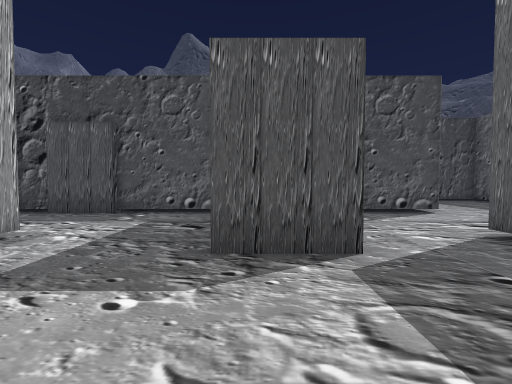
View 1 (above)

22 first-person views from a walk through a Unity game level. The camera is 1.5 m above the floor, tilts 2° down and sees 90° across. The floor is counted in squares, 2 m on a side. Each view is taken from the middle of a square. On the plan, view 1 faces up. The plan holds only what a view shows up to about 9 squares ahead; the rest is blank. The place goes on beyond the plan. The player character is not drawn. Some surface patterns are stand-ins.

View 2
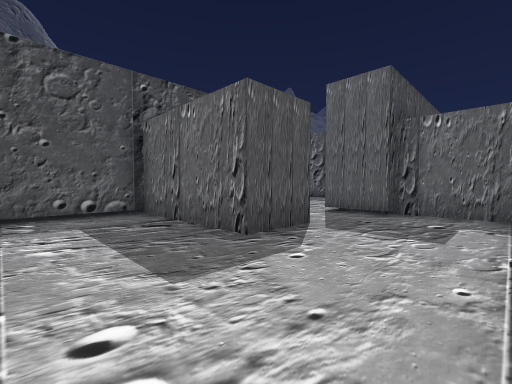

View 3
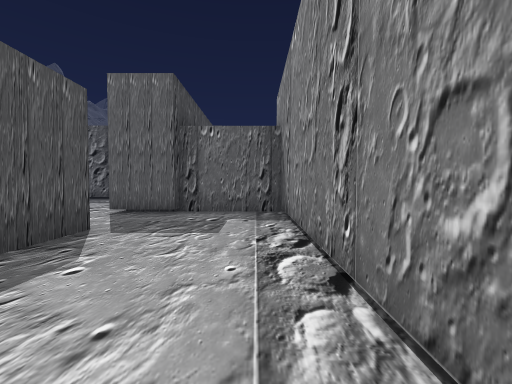

View 4
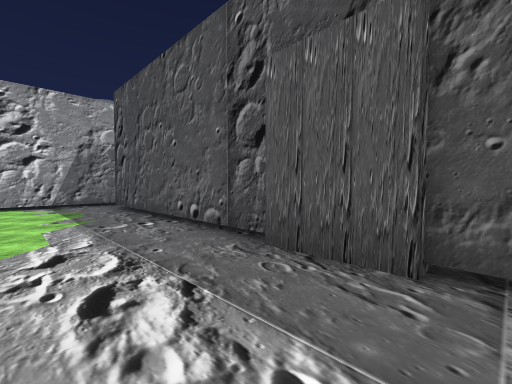

View 5
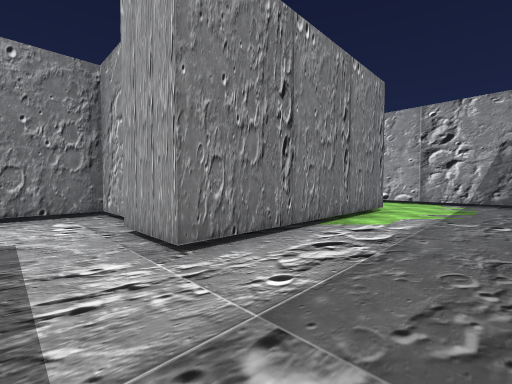

View 6
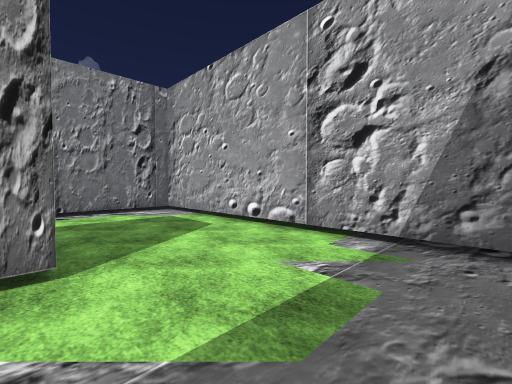

View 7
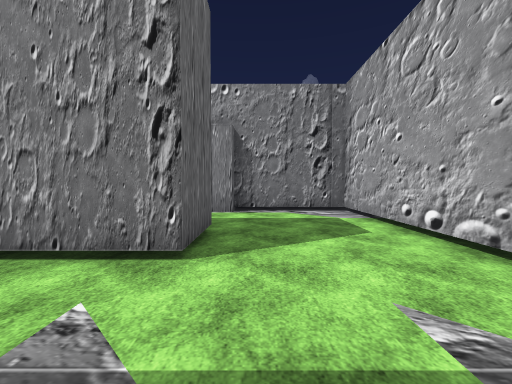

View 8
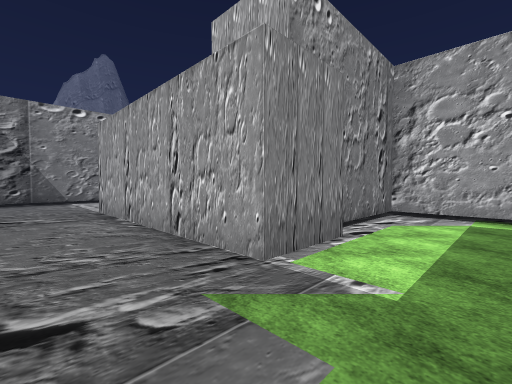

View 9
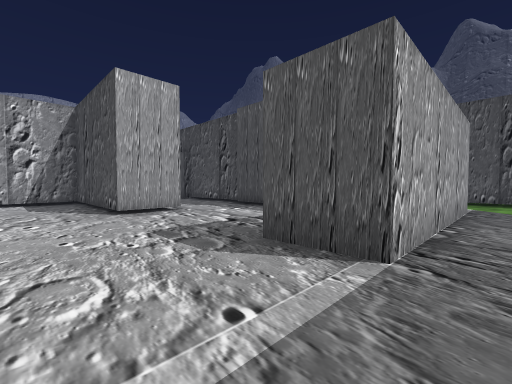

View 10
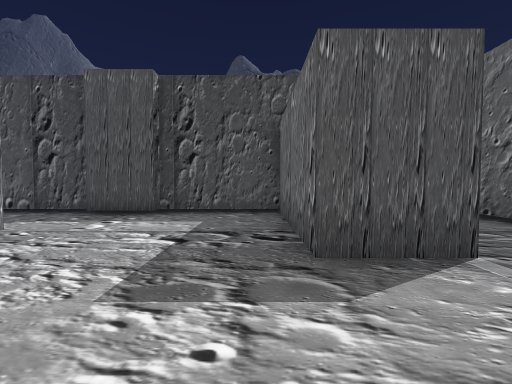

View 11
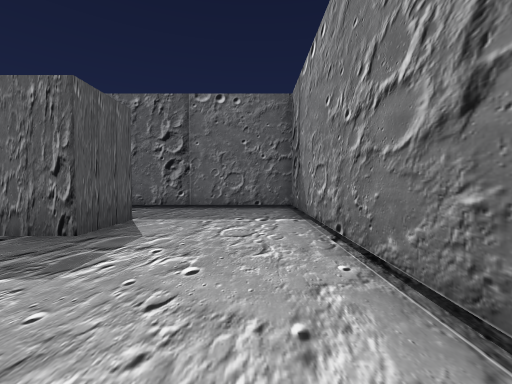

View 12
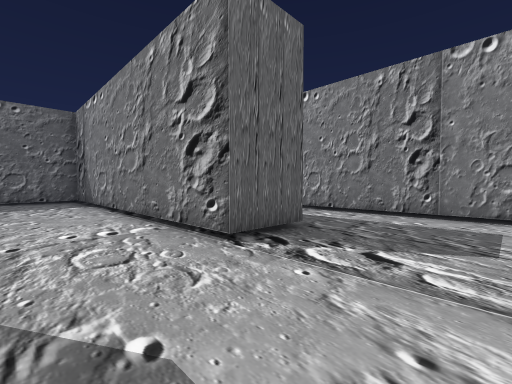

View 13
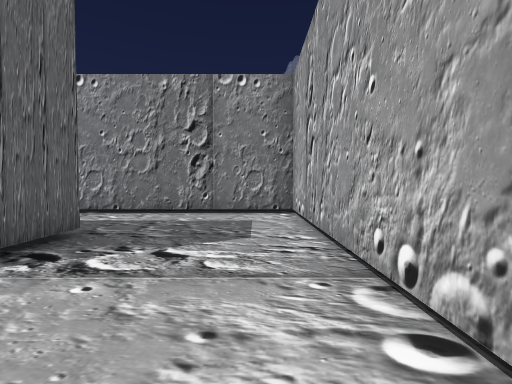

View 14
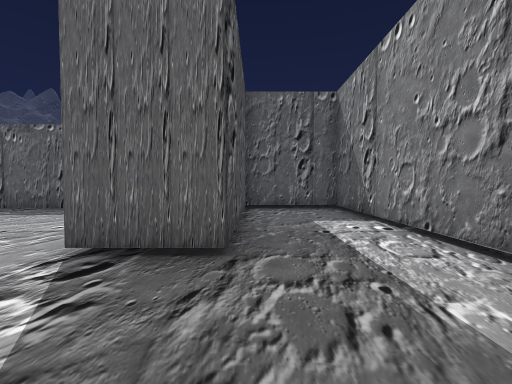

View 15
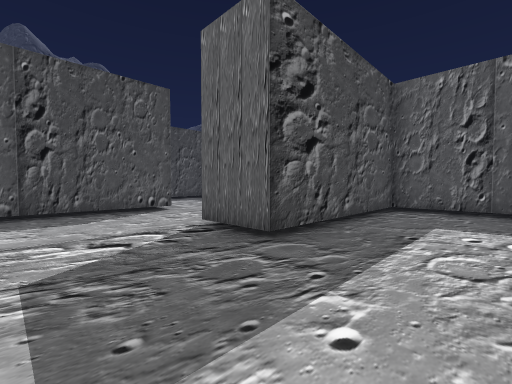

View 16
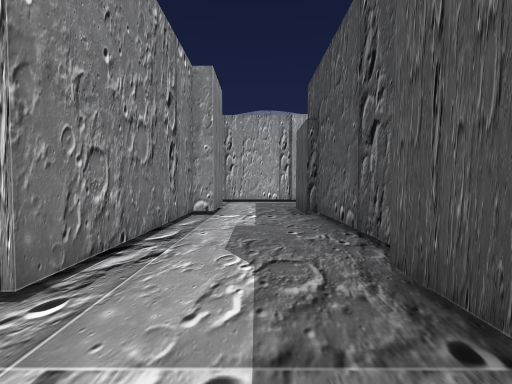

View 17
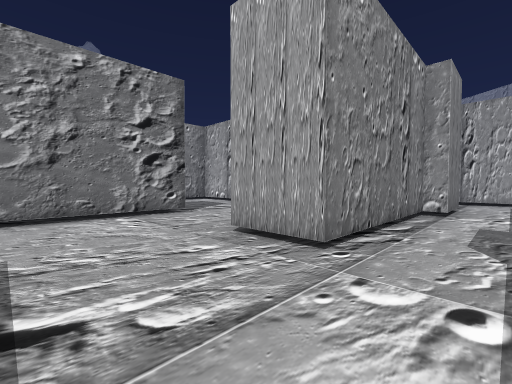

View 18
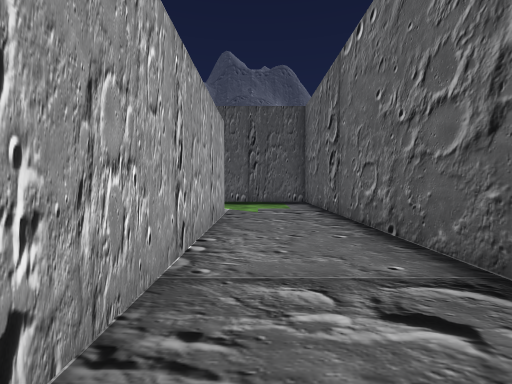

View 19
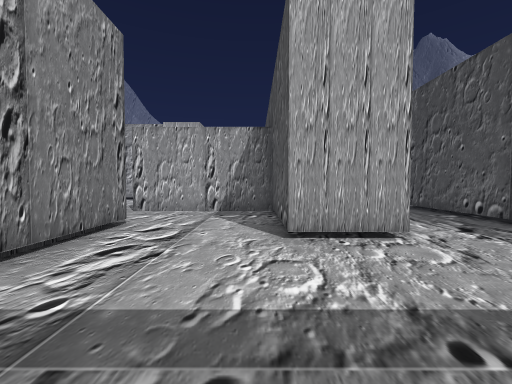

View 20
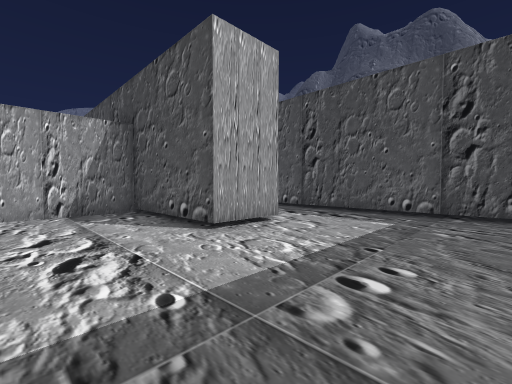

View 21
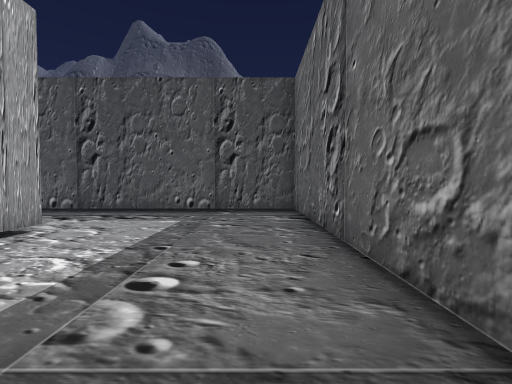

View 22
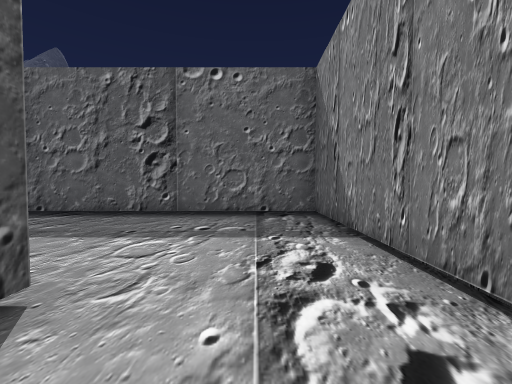

### Floor plan
Points are (right, up) in squares from view 1. A wall is a line through its corners. A room is listed if a view was taken in it or the views show most of it. See-through windows are left out.
Room 1 (views 1, 2, 3, 4, 5, 6, 7)
walls: (-3.7, 0.8) (-3.7, -0.7) (3.7, -0.7) (3.7, 1.9) (3.3, 1.9) (3.3, 3.6); (-9.4, 1.9) (-9.4, 3.6) (-3.3, 3.6) (-3.3, 1.9); (1.1, 2.7) (-0.5, 2.7) (-0.5, 6.4) (-11.4, 6.4); (-12.4, 6.8) (-12.4, -1) (-9.4, -1)
ways out: opening at (-8.5, 0.5) to room 2; opening at (2.5, 3) to room 4; opening at (-12, 7.5)
Room 2 (views 8, 9, 10, 11, 16, 17, 18)
walls: (-9.5, -0.7) (-7.8, -0.7) (-7.8, -6.5) (-9.4, -6.5) (-9.4, -2.6) (-12.4, -2.6) (-12.4, -2.9) (-14.1, -2.9); (-14.1, -2.6) (-18, -2.6); (-13.4, -10.1) (-5.3, -10.1) (-5.3, 1.9) (-8.1, 1.9); (-18, -2.9) (-19.2, -2.9); (-19.5, -5) (-17.9, -5) (-17.9, -5.4) (-13.5, -5.4) (-13.5, -7.1)
ways out: opening at (-8.5, 0.5) to room 1; opening at (-14, -8.5) to room 3
Room 3 (views 12, 13, 14, 15)
walls: (-13.5, -7.1) (-17.9, -7.1) (-17.9, -14.4) (-9.4, -14.4) (-9.4, -11.7) (-14.4, -11.7) (-14.4, -10.1) (-13.4, -10.1)
ways out: opening at (-14, -8.5) to room 2
Room 4 (views 19, 20, 21, 22)
walls: (4.6, 8.1) (4.6, 6.4) (1.1, 6.4) (1.1, 2.7); (3.3, 3.6) (9, 3.6) (9, 10.5) (5.6, 10.5)
ways out: opening at (2.5, 3) to room 1; opening at (5, 9.5)

Where each view was taken, in squares from view 1:
view 1: 0 up, 0 right, facing up
view 2: 0 up, 3 left, facing up-right
view 3: 0 up, 3 left, facing right
view 4: 4 up, 3 left, facing up-left
view 5: 6 up, 2 left, facing down-left
view 6: 6 up, 9 left, facing down-left
view 7: 6 up, 10 left, facing down
view 8: 1 up, 6 left, facing down-left
view 9: 9 down, 7 left, facing up-left
view 10: 9 down, 10 left, facing up
view 11: 9 down, 13 left, facing right
view 12: 8 down, 17 left, facing down-right
view 13: 8 down, 17 left, facing down
view 14: 12 down, 17 left, facing right
view 15: 14 down, 17 left, facing up-right
view 16: 4 down, 12 left, facing left
view 17: 4 down, 11 left, facing down-left
view 18: 7 down, 7 left, facing up
view 19: 6 up, 8 right, facing left
view 20: 4 up, 8 right, facing up-left
view 21: 4 up, 8 right, facing up
view 22: 5 up, 3 right, facing right
